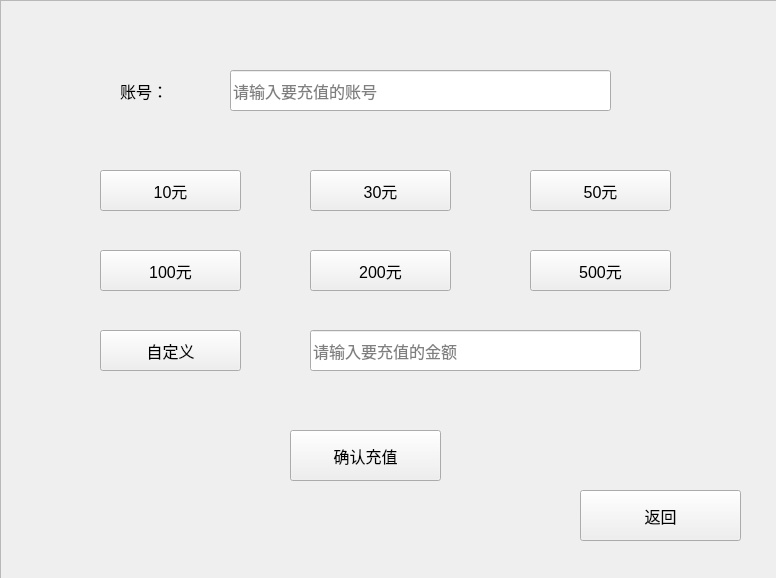
<?xml version="1.0" encoding="UTF-8"?>
<ui version="4.0">
 <class>RechangeDialog</class>
 <widget class="QDialog" name="RechangeDialog">
  <property name="geometry">
   <rect>
    <x>0</x>
    <y>0</y>
    <width>776</width>
    <height>578</height>
   </rect>
  </property>
  <property name="font">
   <font>
    <pointsize>12</pointsize>
   </font>
  </property>
  <property name="windowTitle">
   <string>充值界面</string>
  </property>
  <widget class="QLabel" name="label">
   <property name="geometry">
    <rect>
     <x>120</x>
     <y>70</y>
     <width>121</width>
     <height>41</height>
    </rect>
   </property>
   <property name="focusPolicy">
    <enum>Qt::NoFocus</enum>
   </property>
   <property name="text">
    <string>账号：</string>
   </property>
  </widget>
  <widget class="QLineEdit" name="lineEdit">
   <property name="geometry">
    <rect>
     <x>230</x>
     <y>70</y>
     <width>381</width>
     <height>41</height>
    </rect>
   </property>
   <property name="focusPolicy">
    <enum>Qt::StrongFocus</enum>
   </property>
   <property name="placeholderText">
    <string>请输入要充值的账号</string>
   </property>
  </widget>
  <widget class="QPushButton" name="pushButton">
   <property name="geometry">
    <rect>
     <x>100</x>
     <y>170</y>
     <width>141</width>
     <height>41</height>
    </rect>
   </property>
   <property name="focusPolicy">
    <enum>Qt::NoFocus</enum>
   </property>
   <property name="text">
    <string>10元</string>
   </property>
  </widget>
  <widget class="QPushButton" name="pushButton_2">
   <property name="geometry">
    <rect>
     <x>310</x>
     <y>170</y>
     <width>141</width>
     <height>41</height>
    </rect>
   </property>
   <property name="focusPolicy">
    <enum>Qt::NoFocus</enum>
   </property>
   <property name="text">
    <string>30元</string>
   </property>
  </widget>
  <widget class="QPushButton" name="pushButton_3">
   <property name="geometry">
    <rect>
     <x>530</x>
     <y>170</y>
     <width>141</width>
     <height>41</height>
    </rect>
   </property>
   <property name="focusPolicy">
    <enum>Qt::NoFocus</enum>
   </property>
   <property name="text">
    <string>50元</string>
   </property>
  </widget>
  <widget class="QPushButton" name="pushButton_4">
   <property name="geometry">
    <rect>
     <x>100</x>
     <y>250</y>
     <width>141</width>
     <height>41</height>
    </rect>
   </property>
   <property name="focusPolicy">
    <enum>Qt::NoFocus</enum>
   </property>
   <property name="text">
    <string>100元</string>
   </property>
  </widget>
  <widget class="QPushButton" name="pushButton_5">
   <property name="geometry">
    <rect>
     <x>310</x>
     <y>250</y>
     <width>141</width>
     <height>41</height>
    </rect>
   </property>
   <property name="focusPolicy">
    <enum>Qt::NoFocus</enum>
   </property>
   <property name="text">
    <string>200元</string>
   </property>
  </widget>
  <widget class="QPushButton" name="pushButton_6">
   <property name="geometry">
    <rect>
     <x>530</x>
     <y>250</y>
     <width>141</width>
     <height>41</height>
    </rect>
   </property>
   <property name="focusPolicy">
    <enum>Qt::NoFocus</enum>
   </property>
   <property name="text">
    <string>500元</string>
   </property>
  </widget>
  <widget class="QPushButton" name="pushButton_7">
   <property name="geometry">
    <rect>
     <x>100</x>
     <y>330</y>
     <width>141</width>
     <height>41</height>
    </rect>
   </property>
   <property name="focusPolicy">
    <enum>Qt::NoFocus</enum>
   </property>
   <property name="text">
    <string>自定义</string>
   </property>
  </widget>
  <widget class="QPushButton" name="pushButton_8">
   <property name="geometry">
    <rect>
     <x>290</x>
     <y>430</y>
     <width>151</width>
     <height>51</height>
    </rect>
   </property>
   <property name="focusPolicy">
    <enum>Qt::NoFocus</enum>
   </property>
   <property name="text">
    <string>确认充值</string>
   </property>
  </widget>
  <widget class="QLineEdit" name="lineEdit_2">
   <property name="geometry">
    <rect>
     <x>310</x>
     <y>330</y>
     <width>331</width>
     <height>41</height>
    </rect>
   </property>
   <property name="focusPolicy">
    <enum>Qt::StrongFocus</enum>
   </property>
   <property name="placeholderText">
    <string>请输入要充值的金额</string>
   </property>
  </widget>
  <widget class="QFrame" name="frame">
   <property name="geometry">
    <rect>
     <x>0</x>
     <y>0</y>
     <width>781</width>
     <height>581</height>
    </rect>
   </property>
   <property name="styleSheet">
    <string notr="true">border-image: url(:/picture/6.jpg);</string>
   </property>
   <property name="frameShape">
    <enum>QFrame::StyledPanel</enum>
   </property>
   <property name="frameShadow">
    <enum>QFrame::Raised</enum>
   </property>
   <widget class="QPushButton" name="pushButton_9">
    <property name="geometry">
     <rect>
      <x>580</x>
      <y>490</y>
      <width>161</width>
      <height>51</height>
     </rect>
    </property>
    <property name="focusPolicy">
     <enum>Qt::NoFocus</enum>
    </property>
    <property name="text">
     <string>返回</string>
    </property>
   </widget>
  </widget>
  <zorder>frame</zorder>
  <zorder>label</zorder>
  <zorder>lineEdit</zorder>
  <zorder>pushButton</zorder>
  <zorder>pushButton_2</zorder>
  <zorder>pushButton_3</zorder>
  <zorder>pushButton_4</zorder>
  <zorder>pushButton_5</zorder>
  <zorder>pushButton_6</zorder>
  <zorder>pushButton_7</zorder>
  <zorder>pushButton_8</zorder>
  <zorder>lineEdit_2</zorder>
 </widget>
 <resources/>
 <connections/>
</ui>
